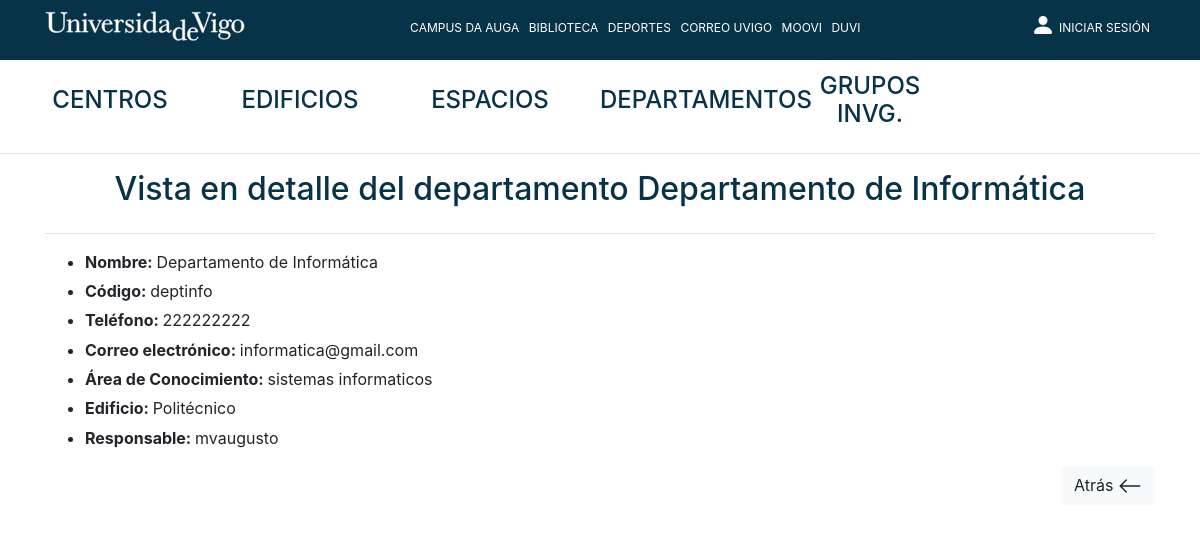
The app's page /Controllers/Departamento_Controller.php?action=showcurrent&depart_id=1 with its own data.
### tables this page shows
CREATE TABLE `departamento` (
	`depart_id` int NOT NULL AUTO_INCREMENT,
	`nombre_depart` VARCHAR(70) NOT NULL,
	`codigo_depart` VARCHAR(9) NOT NULL UNIQUE,
	`telef_depart` int NOT NULL,
	`email_depart` VARCHAR(30) NOT NULL,
	`area_conc_depart` VARCHAR(30) NOT NULL,
	`responsable_depart` int,
	`edificio_depart` int NOT NULL,
	PRIMARY KEY (`depart_id`)
);

CREATE TABLE `usuario` (
	`usuario_id` int NOT NULL AUTO_INCREMENT,
	`login` VARCHAR(12) NOT NULL UNIQUE,
	`nombre` VARCHAR(15) NOT NULL,
	`apellidos` VARCHAR(25) NOT NULL,
	`password` VARCHAR(64) NOT NULL,
	`fecha_nacimiento` DATE NOT NULL,
	`email_usuario` VARCHAR(30) NOT NULL,
	`telef_usuario` int NOT NULL,
	`dni` VARCHAR(9) NOT NULL UNIQUE,
	`rol` enum('ADMIN', 'USUARIO_NORMAL') NOT NULL, 
	`afiliacion` enum('DOCENTE', 'INVESTIGADOR', 'ADMINISTRACION') NOT NULL,
	`nombre_puesto` VARCHAR(60),
	`nivel_jerarquia` int,
	`depart_usuario` int,
	`grupo_usuario` int,
	`centro_usuario` int,
	PRIMARY KEY (`usuario_id`)
);

### Models/DEPARTAMENTO_Models.php (called while the page is built, shortened)
<?php
include_once 'Access_DB.php';
class DEPARTAMENTO_Models{
    private $db;
    var $depart_id;
    var $nombre_depart;
    var $codigo_depart;
    var $telef_depart;
    var $email_depart;
    var $area_conc_depart;
    function __construct($depart_id,
                         $nombre_depart,
                         $codigo_depart,
                         $telef_depart,
                         $email_depart,
                         $area_conc_depart,
                         $responsable_depart,
                         $edificio_depart){
        $this->depart_id = $depart_id;
        $this->nombre_depart = $nombre_depart;
        $this->codigo_depart = $codigo_depart;
        $this->telef_depart = $telef_depart;
        $this->email_depart = $email_depart;
        $this->area_conc_depart = $area_conc_depart;
        $this->db = PDOConnection::getInstance();
    }
    function rellenaDatos(){
        $stmt = $this->db->prepare("SELECT *
					FROM departamento
					WHERE depart_id = ?");
        $stmt->execute(array($this->depart_id));
        $departamento = $stmt->fetch(PDO::FETCH_ASSOC);
        if($departamento != null){
            return new DEPARTAMENTO_Models($departamento["depart_id"], $departamento["nombre_depart"],$departamento["codigo_depart"],$departamento["telef_depart"],
        $departamento["email_depart"],$departamento["area_conc_depart"],$departamento["responsable_depart"],$departamento["edificio_depart"]);
        }else {
            return 'Error';
        }
    }
    public function getNombreDepart()
    {
        return $this->nombre_depart;
    }
    public function getCodigoDepart()
    {
        return $this->codigo_depart;
    }
    public function getTelefDepart()
    {
        return $this->telef_depart;
    }
    public function getEmailDepart()
    {
        return $this->email_depart;
    }
    public function getAreaConcDepart()
    {
        return $this->area_conc_depart;
    }
}
?>

### Models/Access_DB.php (called while the page is built)
<?php
class PDOConnection
{
    private static $dbhost = "127.0.0.1";
    private static $dbname = "hauga";
    private static $dbuser = "admin_hauga";
    private static $dbpass = "admin_hauga";
    private static $db_singleton = null;
    public static function getInstance()
    {
        if (self::$db_singleton == null) {
            self::$db_singleton = new PDO(
                "mysql:host=" . self::$dbhost . ";dbname=" . self::$dbname . ";charset=utf8",
                self::$dbuser,
                self::$dbpass,
                array(
                    PDO::ATTR_EMULATE_PREPARES => false,
                    PDO::ATTR_ERRMODE => PDO::ERRMODE_EXCEPTION
                )
            );
        }
        return self::$db_singleton;
    }
}
?>

### Models/USUARIO_Model.php (called while the page is built, shortened)
<?php
include_once 'Access_DB.php';
	class USUARIO_Model{
        private $db;
		var $usuario_id;
		function __construct($usuario_id,
							 $login,
							 $nombre,
							 $apellidos,
							 $password,
							 $fecha_nacimiento,
							 $email_usuario,
							 $telef_usuario,
							 $dni,
							 $rol,
							 $afiliacion,
							 $nombre_puesto,
							 $nivel_jerarquia,
							 $depart_usuario,
							 $grupo_usuario,
							 $centro_usuario){
			$this->usuario_id = $usuario_id;
			$this->db = PDOConnection::getInstance();
		}
        function getLoginById(){
		    $stmt = $this->db->prepare("SELECT login FROM usuario WHERE usuario_id = ?");
		    $stmt->execute(array($this->usuario_id));
		    $resultado = $stmt->fetch(PDO::FETCH_ASSOC);
		    if($resultado != null){
		        return $resultado['login'];
            }else{
		        return 'No existe el usuario en la BD';
            }
        }
    }
?>

### Views/DEPARTAMENTO_SHOWCURRENT_View.php (the view)
<?php
class DEPARTAMENTO_SHOWCURRENT_View{
    var $departamento;
    var $responsableLogin;
    var $edificioNombre;
    function __construct($departamento, $responsableLogin, $edificioNombre)
    {
        $this->departamento = $departamento;
        $this->responsableLogin = $responsableLogin;
        $this->edificioNombre = $edificioNombre;
        $this->render();
    }
    function render(){
        include '../Views/Header.php';
        ?>
        <div class="container">
            <?php if ($this->departamento == null){ ?>
                <div class="alert alert-danger">El departamento al que está intentando acceder no existe.</div>
            <?php } else { ?>
                <div class="row">
                    <div class="col text-center">
                        <h2 class="textoAzul">Vista en detalle del departamento <?=$this->departamento->getNombreDepart() ?></h2>
                    </div>
                </div>
                <hr>
                <ul>
                    <div class="row">
                        <div class="col text-left">
                            <li><b>Nombre: </b><?=$this->departamento->getNombreDepart() ?></li>
                        </div>
                    </div>
                    <div class="row" style="padding-top: 0.5%;">
                        <div class="col text-left">
                            <li><b>Código: </b><?=$this->departamento->getCodigoDepart() ?></li>
                        </div>
                    </div>
                    <div class="row" style="padding-top: 0.5%;">
                        <div class="col text-left">
                            <li><b>Teléfono: </b><?=$this->departamento->getTelefDepart() ?></li>
                        </div>
                    </div>
                    <div class="row" style="padding-top: 0.5%;">
                        <div class="col text-left">
                            <li><b>Correo electrónico: </b><?=$this->departamento->getEmailDepart() ?></li>
                        </div>
                    </div>
                    <div class="row" style="padding-top: 0.5%;">
                        <div class="col text-left">
                            <li><b>Área de Conocimiento: </b><?=$this->departamento->getAreaConcDepart() ?></li>
                        </div>
                    </div>
                    <div class="row" style="padding-top: 0.5%;">
                        <div class="col text-left">
                            <li><b>Edificio: </b><?=$this->edificioNombre ?></li>
                        </div>
                    </div>
                    <div class="row" style="padding-top: 0.5%;">
                        <div class="col text-left">
                            <li><b>Responsable: </b><?=$this->responsableLogin ?></li>
                        </div>
                    </div>
                </ul>
            <div class="row">
                <div class="col text-right">
                    <a id="botonAtrasCurrentUser" href="../Controllers/Departamento_Controller.php?action=showall" class="btn btn-light">
                        Atrás
                        <svg width="1.5em" height="1.5em" viewBox="0 0 16 16" class="bi bi-arrow-left" fill="currentColor" xmlns="http://www.w3.org/2000/svg">
                            <path fill-rule="evenodd" d="M15 8a.5.5 0 0 0-.5-.5H2.707l3.147-3.146a.5.5 0 1 0-.708-.708l-4 4a.5.5 0 0 0 0 .708l4 4a.5.5 0 0 0 .708-.708L2.707 8.5H14.5A.5.5 0 0 0 15 8z"/>
                        </svg>
                    </a>
                </div>
            </div>
            </div>
        <?php } ?>
<?php
    }
}

### libraries/estilos.css (style rules this page uses)
.textoAzul { color: #073349; }

### records on screen
departamento: nombre_depart "Departamento de Informática", codigo_depart "deptinfo", telef_depart "222222222", email_depart "informatica@gmail.com", area_conc_depart "sistemas informaticos"
usuario: login "mvaugusto"

### other values on screen
$this->edificioNombre "Politécnico"
